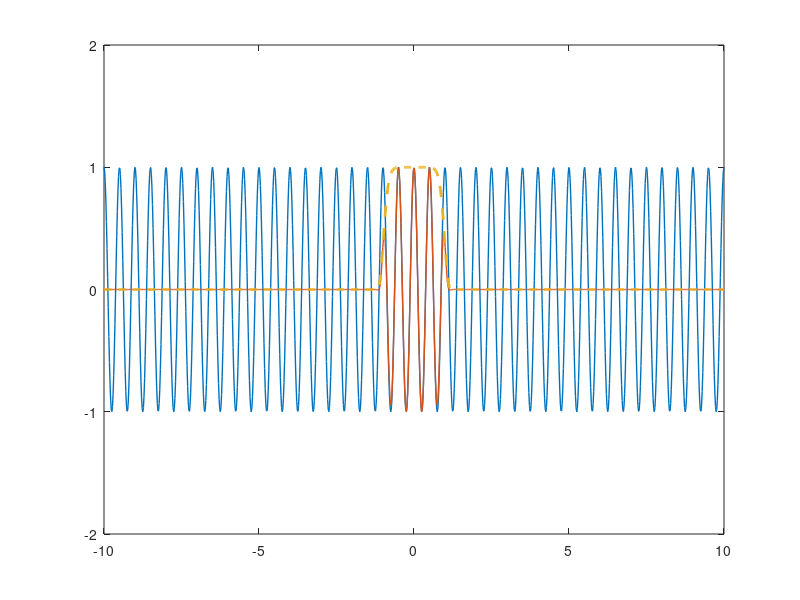
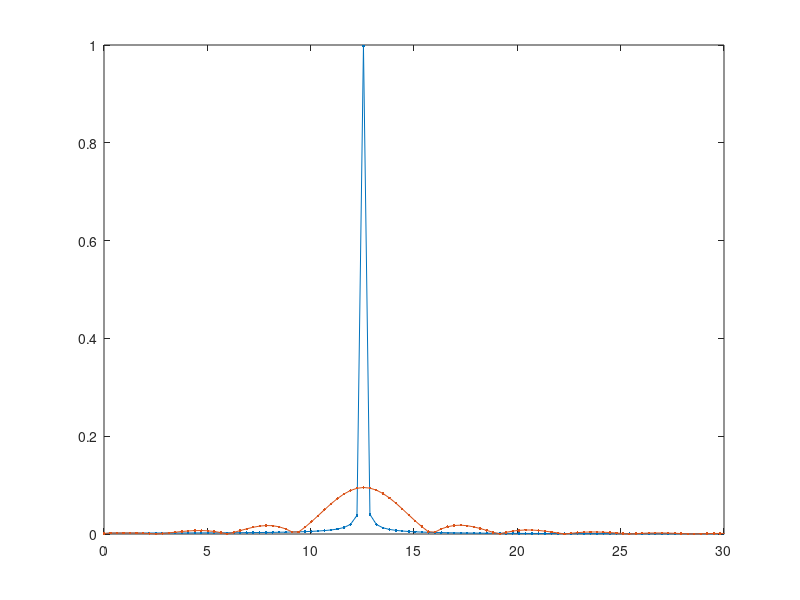

Write the MATLAB code that produced these figures, in order.
%     Testing the spectra for gibbs effect for different spatial drop offs

clear
clc
close all

n=10;
npts=2^n;
x = linspace(-10,10,npts);

X  = max(x)-min(x);     % Total period
dx = mean(diff(x));     % Sampling period
Fs = 1/dx;              % Sampling frequency                    
L  = npts;              % Length of signal


har=4;                  % harmonic
y = cos(har*pi*x);

y1 = y;
figure(1)
plot(x,y1,'LineWidth',1); hold on
ylim([-2 2])

fft1 = fft(y1);

P12 = abs(fft1/L);
P11 = P12(1:L/2+1);
P11(2:end-1) = 2*P11(2:end-1);
f = Fs*(0:(L/2))/L;
omg = 2*pi*f;

figure(2)
plot(omg,P11, '.-')
xlim([0 30])
hold on


mu=1.0;
drop = exp(-(x/mu).^10);
%drop = ones(size(x));
%ind1 = abs(x)>1;
%drop(ind1) = 0;
drop = drop/max(drop);
y2 = y.*drop;
figure(1)
plot(x,y2,'LineWidth',1); hold on
plot(x,drop, '--','LineWidth',2); hold on

fft2 = fft(y2);

P22 = abs(fft2/L);
P21 = P22(1:L/2+1);
P21(2:end-1) = 2*P21(2:end-1);
%f = Fs*(0:(L/2))/L;
%omg = 2*pi*f;

figure(2)
plot(omg,P21, '.-')
%xlim([0 20])





